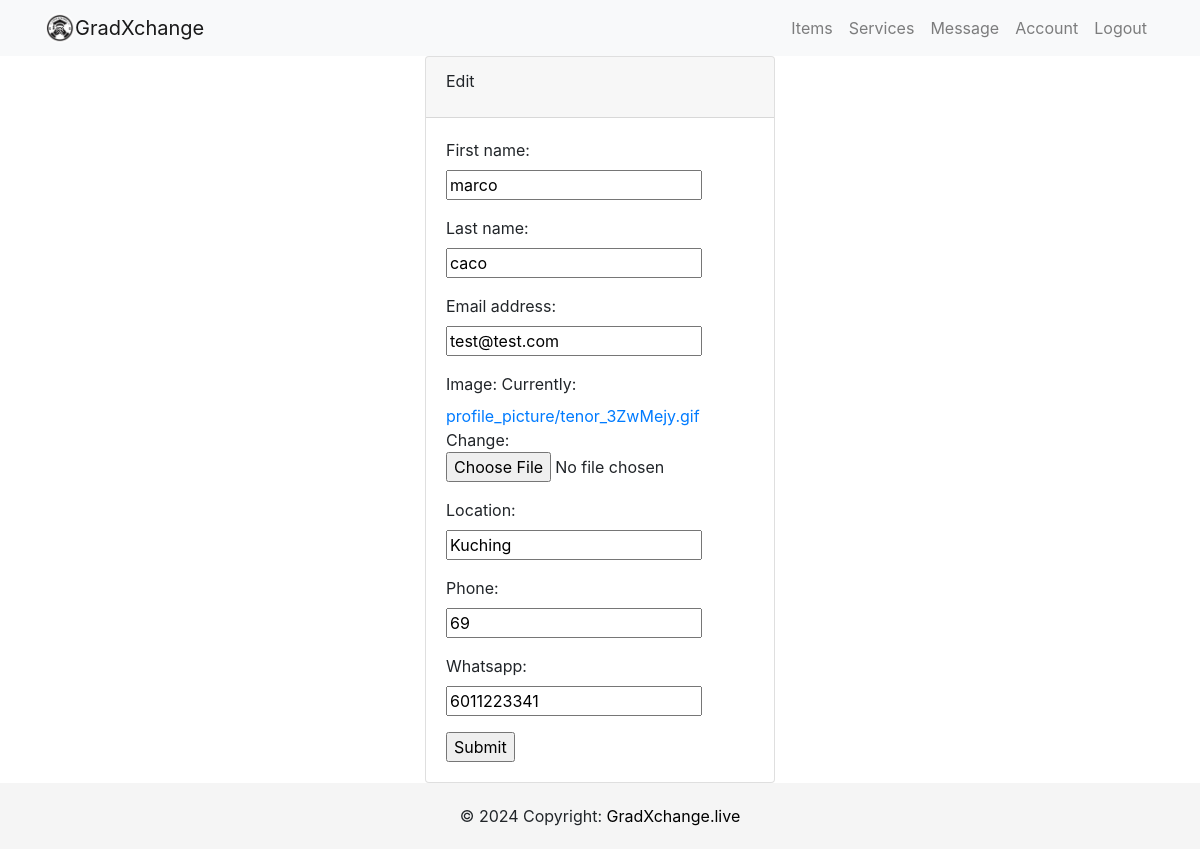
Page /edit/ (signed in) on the earlier database version.
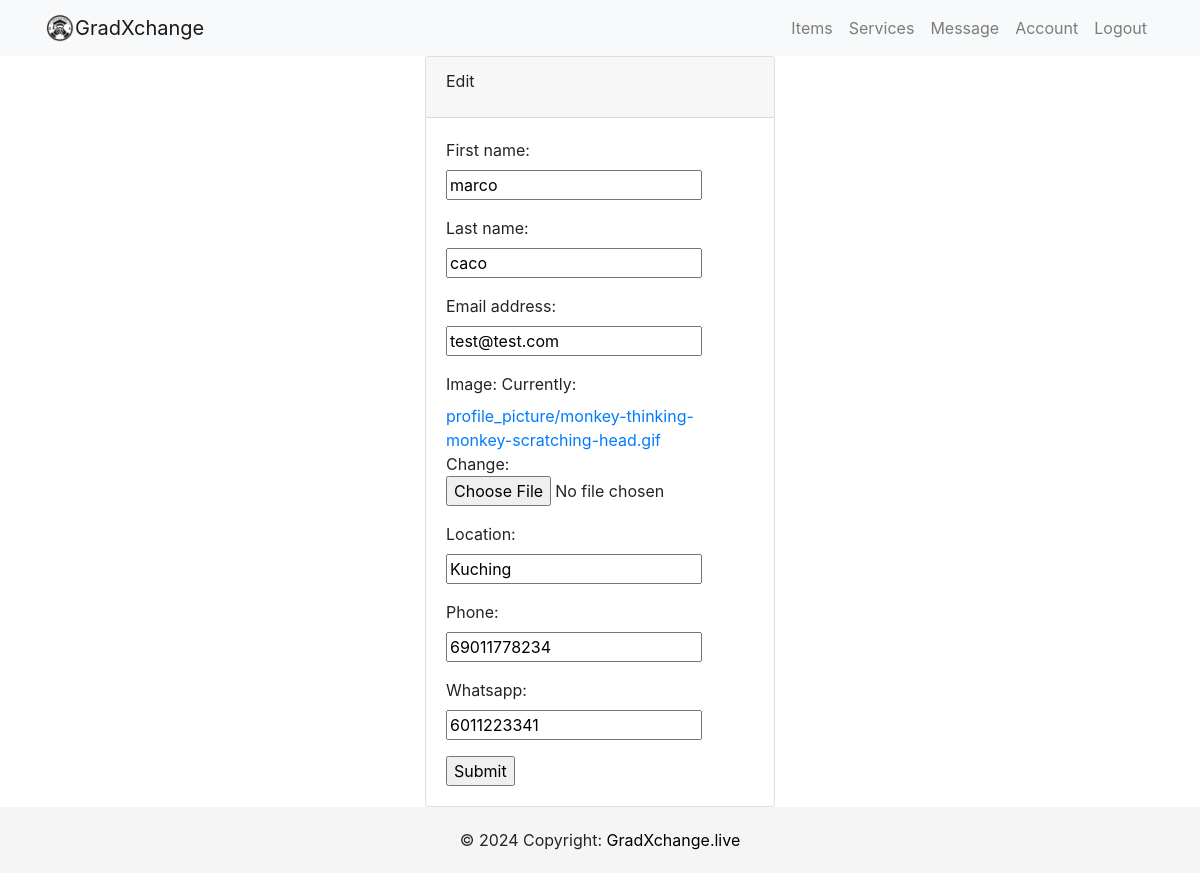
Same page on the later database version.
### users/models.py (models this page shows, shortened)
class Profile(models.Model):
    user = models.OneToOneField(User, on_delete=models.CASCADE)
    image = models.ImageField(default='profilepic.jpg', upload_to='profile_picture')
    location =models.CharField(max_length=100)
    about_me = models.CharField(max_length=200, null=True, blank=True)
    phone_regex = RegexValidator(
        regex=r'^\+?60?\d{9,10}$',
        message="Phone number must be entered in the format: '+60123456789'. With country code +60 and up to 10 digits allowed."
    )
    phone = models.CharField(validators=[phone_regex], max_length=17, blank=True)  # Optional: adjust max_length as needed
    whatsapp_regex = RegexValidator(
        regex=r'^\+?60?\d{9,10}$',
        message="Whatsapp number must be entered in the format: '+60123456789'. With country code +60 and up to 10 digits allowed."
    )
    whatsapp = models.CharField(validators=[whatsapp_regex], max_length=17, blank=True)

### users/views.py (the view)
# urls.py: path('edit/',user_views.edit, name='edit'),
@login_required
def edit(request):
    if request.method=='POST':
        user_form = UserEditForm(instance=request.user,data=request.POST) # data from posted data, instance from form data
        profile_form = ProfileEditForm(instance=request.user.profile, data=request.POST, files=request.FILES) #  profile from currently logged in user
        if user_form.is_valid() and profile_form.is_valid():
            user_form.save()
            profile_form.save()
            messages.success(request, "Your Profile was updated successfully!")
            return redirect(reverse('account', kwargs={'username': request.user.username}))
    else:
        user_form = UserEditForm(instance=request.user)
        profile_form = ProfileEditForm(instance=request.user.profile )
    return render(request,'users/edit.html',{'user_form':user_form,'profile_form':profile_form})

### users/forms.py
class UserEditForm(forms.ModelForm):
    class Meta:
        model = User
        fields = ('first_name','last_name','email',)

class ProfileEditForm(forms.ModelForm):
    class Meta:
        model = Profile
        fields = ('image','location','phone','whatsapp')

### users/templates/users/edit.html (shortened to what this page needs)
{% extends 'users/base.html' %}
{% block body %}
<div class="container">
    <div class="row">
        <div class="col-md-4 offset-md-4">
            <div class="card">
                <div class="card-header">
                    <div class="card-title"> Edit
                    </div>
                </div>
                <div class="card-body">
                    <form method="post" enctype="multipart/form-data">
                        {{user_form.as_p}}
                        {{profile_form.as_p}}
                        <input type="submit" />
                    </form>
                </div>
            </div>
        </div>
    </div>
</div>
{% endblock %}

Differences in the rows shown:
changed Profile "Kuching": phone "69" → "69011778234"
Other differences:
text no longer shown: "Image: Currently: profile_picture/tenor_3ZwMejy.gif Change: Location: Phone: Whatsapp:"
text now shown: "Image: Currently: profile_picture/monkey-thinking-monkey-scratching-head.gif Change: Location: Phone: Whatsapp:"
